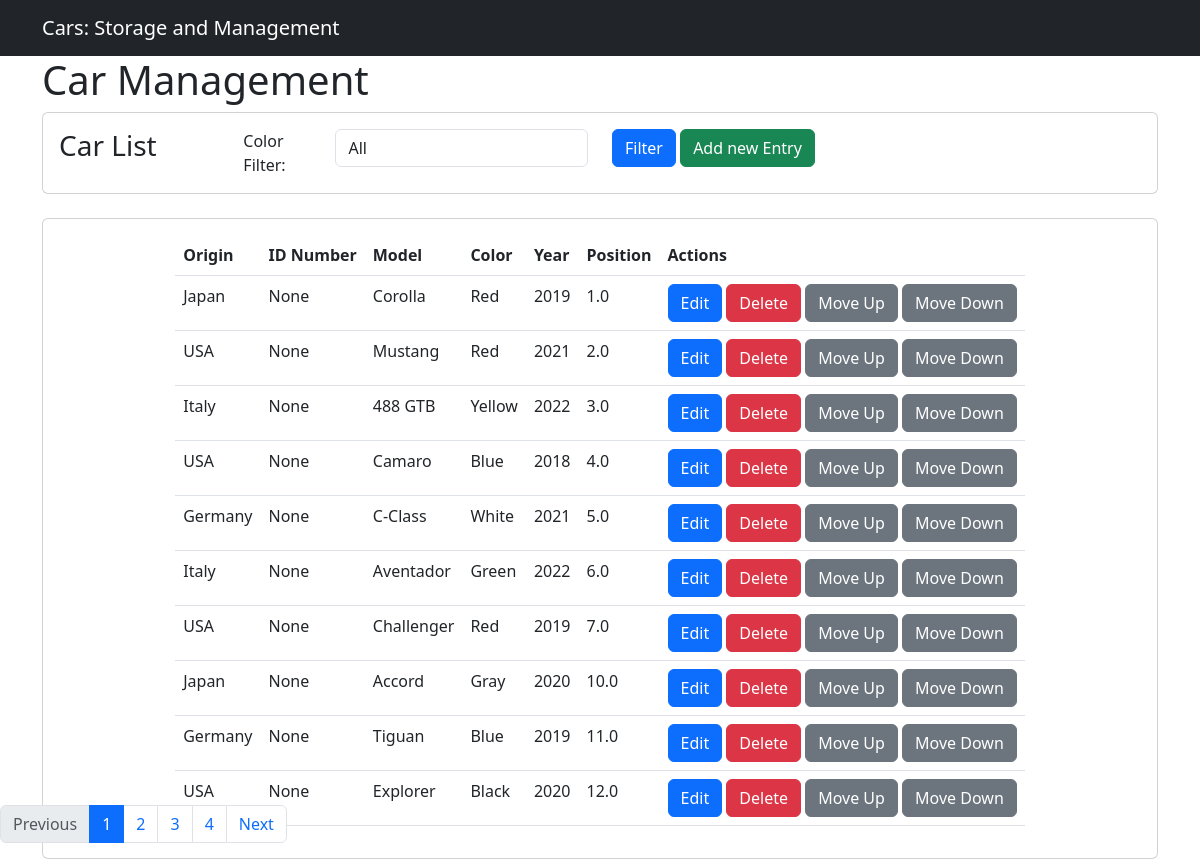
The page / on the database its author committed.
### car_app/models.py (models this page shows, shortened)
class Car(models.Model):
    origin = models.CharField(max_length=50)
    brand = models.CharField(max_length=50,choices=Brands,default=None)
    model = models.CharField(max_length=50)
    year = models.CharField(max_length=4)
    color = models.CharField(max_length=50,choices=Colors,default=None)
    position=models.FloatField(max_length=50,default=0)
    class Meta:
        ordering = ['position','id']

### car_app/views.py (the view)
# urls.py: path('', views.car_list, name='car_list'),
def car_list(request):
    cars = Car.objects.all()
    colors = Car.objects.order_by().values_list('color', flat=True).distinct()
    selected_color = request.GET.get('color','')
    if selected_color:
        cars = cars.filter(color=selected_color)
    cars = cars.order_by('position', 'id')
    paginator = Paginator(cars, 10)
    page_number = request.GET.get('page')
    cars = paginator.get_page(page_number)
    return render(request, 'car_list.html', {'cars': cars, 'colors': colors, 'selected_color': selected_color})

### car_app/templates/car_list.html (shortened to what this page needs)
{% extends 'base.html' %}
{% block content %}
    <div class="container">
        <h1>Car Management</h1>
        <div class="card" style="width:100%; position:relative; z-index:1;">
            <div class="card-body">
                <form method="get">
                    <div class="row">
                        <div class="col-md-2">
                         <h3 class="card-title">Car List</h3>
                        </div>
                        <div class="col-md-1">
                            <a style="padding-top:2px;">Color Filter:</a>
                           </div>
                        <div class="col-md-3">
                            <select id="color-select" name="color" class="form-control">
                                <option value="">All</option>
                            </select>
                        </div>
                        <div class="col-md-6">
                            <button type="submit" class="btn btn-primary">Filter</button>
                            <button type="button" onclick="window.location.href='{% url 'car_new'%}'" class="btn btn-success">Add new Entry</button>
                        </div>
                      </div>
                </form>
            </div>
        </div>
        <br>
        <div class="card d-flex align-items-center justify-content-center "style="overflow:auto;">
            <div class="card-body">
                <table class="table" id="car_table">
                    <thead >
                        <tr>
                            <th>Origin</th>
                            <th>ID Number</th>
                            <th>Model</th>
                            <th>Color</th>
                            <th>Year</th>
                            <th>Position</th>
                            <th>Actions</th>
                        </tr>
                    </thead>
                    <tbody>
                        {% for car in cars %}
                        <tr data-item-id="{{car.pk}}">
                            <td>{{ car.origin }}</td>
                            <td>{{ car.pk }}</td>
                            <td>{{ car.model }}</td>
                            <td>{{ car.color }}</td>
                            <td>{{ car.year }}</td>
                            <td>{{ car.position }}</td>
                            <td>
                                <a
                                     id="{{car.pk}}"
                                     href='{% url 'car_edit' pk=car.pk %}'
                                     class="btn btn-primary"
                                     data-toggle="modal"
                                     data-target="#carModal">Edit</a>
                                <a href=href='{% url 'car_delete' pk=car.pk %}'
                                    class="btn btn-danger">Delete</a>
                                <a
                                    class="move-up btn btn-secondary"  data-item-id="{{ car.pk }}">Move Up</a>
                                <a  onclick="location.reload();"
                                    class="move-down btn btn-secondary" data-item-id="{{ car.pk }}">Move Down</a>
                            </td>
                        </tr>
                        {% endfor %}
                    </tbody>
                </table>
            </div>
        </div>
                <nav aria-label="Car list navigation fixed" class="fixed-bottom">
                    <ul class="pagination">
                        {% if cars.has_previous %}
                            <li class="page-item"><a class="page-link" href="?color={{ selected_color }}&page={{ cars.previous_page_number }}">Previous</a></li>
                        {% else %}
                            <li class="page-item disabled"><span class="page-link">Previous</span></li>
                        {% endif %}
                        {% for page in cars.paginator.page_range %}
                            {% if page == cars.number %}
                                <li id="current-page" class="page-item active"><span class="page-link">{{ page }}</span></li>
                            {% else %}
                                <li class="page-item"><a class="page-link" href="?color={{ selected_color }}&page={{ page }}">{{ page }}</a></li>
                            {% endif %}
                        {% endfor %}
                        {% if cars.has_next %}
                            <li class="page-item"><a class="page-link" href="?color={{ selected_color }}&page={{ cars.next_page_number }}">Next</a></li>
                        {% else %}
                            <li class="page-item disabled"><span class="page-link">Next</span></li>
                        {% endif %}
                    </ul>
                </nav>
    </div>
  {% endblock %}

### car_app/templates/base.html (shortened to what this page needs)
<!DOCTYPE html>
<html>
<head>
  {% load static %}
  <link rel="stylesheet" href="{% static 'car_app/css/bootstrap.min.css' %}">
</head>
<body>
  <nav class="navbar navbar-expand-lg navbar-dark bg-dark">
    <div class="container">
        <a class="navbar-brand" href="#">Cars: Storage and Management</a>
    </div>
</nav>
  {% block content %}
  {% endblock %}
</body>
</html>

### rows shown on the page
Car: origin "USA", pk "None", model "Mustang", color "Red", year "2021", position "2.0"
Car: origin "Italy", pk "None", model "488 GTB", color "Yellow", year "2022", position "3.0"
Car: origin "USA", pk "None", model "Camaro", color "Blue", year "2018", position "4.0"
Car: origin "Germany", pk "None", model "C-Class", color "White", year "2021", position "5.0"
Car: origin "Italy", pk "None", model "Aventador", color "Green", year "2022", position "6.0"
Car: origin "Japan", pk "None", model "Accord", color "Gray", year "2020", position "10.0"
Car: origin "Germany", pk "None", model "Tiguan", color "Blue", year "2019", position "11.0"
Car: origin "USA", pk "None", model "Explorer", color "Black", year "2020", position "12.0"

### other values the page prints
{{ car.origin }} "Japan" "USA"
{{ car.pk }} "None" "None"
{{ car.model }} "Corolla" "Challenger"
{{ car.color }} "Red" "Red"
{{ car.year }} "2019" "2019"
{{ car.position }} "1.0" "7.0"
{{ page }} "1"
{{ page }} "2" "3" "4"
